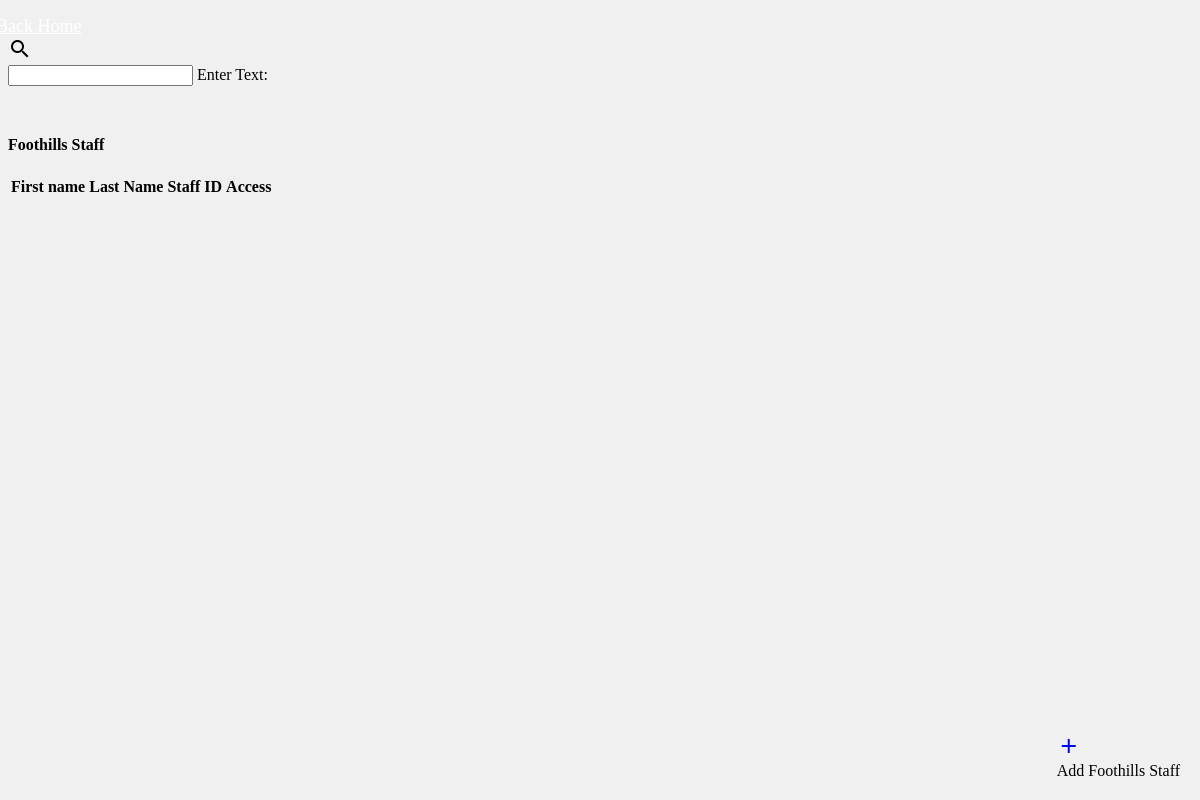
The app's page /viewstaff.php?name=Foothills, older data.
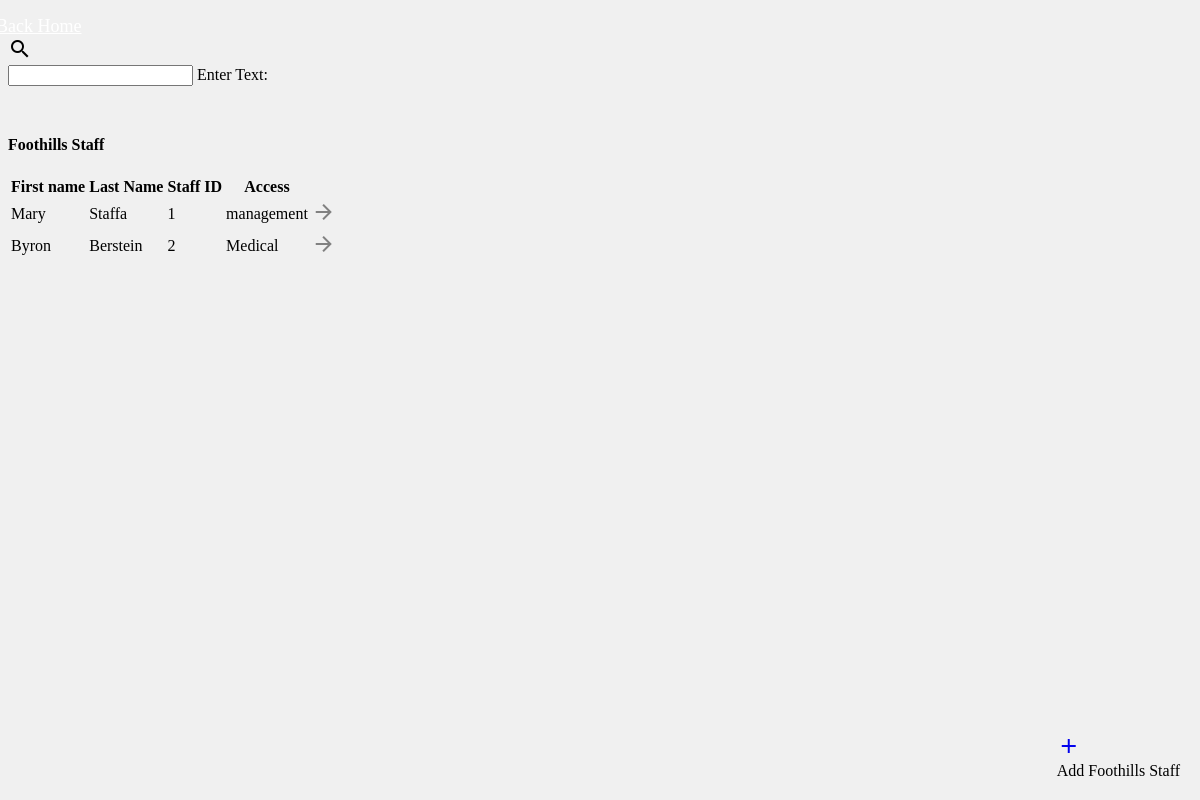
The same page, newer data.
### tables this page shows
CREATE TABLE `staff` (
  `staffid` int(10) unsigned NOT NULL AUTO_INCREMENT,
  `fname` varchar(20) DEFAULT NULL,
  `lname` varchar(20) DEFAULT NULL,
  `access` varchar(10) NOT NULL,
  `salary` int(10) unsigned NOT NULL,
  `hospital_name` varchar(40) NOT NULL,
  PRIMARY KEY (`staffid`,`hospital_name`)
);

### viewstaff.php (the view, shortened to what this page needs)
<?php
  $con=mysqli_connect("127.0.0.1","root","", "hospitaldb");
  $hospital_name = $_GET["name"];
?>
<!DOCTYPE html>
<html>
<head>
  <link rel="stylesheet" href="styles/main.css"/>
  <link rel="stylesheet" href="https://code.getmdl.io/1.1.3/material.teal-pink.min.css" />
</head>
<body>
  <div class="mdl-layout mdl-js-layout mdl-layout--fixed-header">
  <header class="mdl-layout__header mdl-shadow--4dp">
    <div class="mdl-layout__header-row">
      <span class="mdl-layout-title">
        <a class="mdl-button mdl-js-button" style = "font-weight:400; text-transform:none; padding-left:10px; color:white; font-size:18px; vertical-align:center" href ="management.php">
        </a>
      </span>
      <form action="viewstaff.php?name=<?php echo $hospital_name?>&job=search" method = "post">
          <div class="mdl-textfield mdl-js-textfield mdl-textfield--expandable">
            <label class="mdl-button mdl-js-button mdl-button--icon" for="search">
              <i class="material-icons">search</i>
            </label>
            <div class="mdl-textfield__expandable-holder">
              <input value = "<?php echo $search?>" class="mdl-textfield__input" type="text" name="search" id="search" >
              <label class="mdl-textfield__label">Enter Text:</label>
            </div>
          </div>
      </form>
    </div>
  </header>
  <main class="mdl-layout__content">
    <div class="mdl-grid">
    <div class = "centerit">
      <h4><?php echo $hospital_name; ?> Staff</h4>
        <?php
        $result = mysqli_query($con,"SELECT * FROM staff where staff.hospital_name = '$hospital_name'");
        echo "<table class='mdl-data-table mdl-js-data-table mdl-shadow--3dp'>
        <tr>
        <th class='mdl-data-table__cell--non-numeric'>First name</th>
        <th class='mdl-data-table__cell--non-numeric'>Last Name</th>
        <th class='mdl-data-table__cell--non-numeric'>Staff ID</th>
        <th class='mdl-data-table__cell--non-numeric'>Access</th>
        <th class='mdl-data-table__cell--non-numeric'></th>
        </tr>";
        while($row = mysqli_fetch_array($result))
        {
        echo "<tr>";
        echo "<td>" . $row['fname'] . "</td>";
        echo "<td>" . $row['lname'] . "</td>";
        echo "<td>" . $row['staffid'] . "</td>";
        echo "<td>" . $row['access'] . "</td>";
        echo "<td><a style='color:grey' href='selectedstaff.php?staffid=".$row['staffid']."'</a><i class='material-icons'>arrow_forward</i></td>";
        echo "</tr>";
        }
        echo "</table>";
        ?>
      </div>
    </div>
  </main>
  <div class = "cornerButton">
      <a id = "patient" href ="addstaff.php?hospital_name=<?php echo $hospital_name ?>" class="mdl-button mdl-js-button mdl-button--fab mdl-js-ripple-effect mdl-button--colored mdl-shadow--4dp">
        <i class="material-icons">add</i>
      </a>
      <div class="mdl-tooltip mdl-tooltip--large mdl-tooltip--left" for="patient">
        Add <?php echo $hospital_name?> Staff
      </div>
  </div>
</div>
</body>
</html>

Row changes from the older to the newer data that the page shows:
added staff: fname "Mary", lname "Staffa", staffid "1", access "management"
added staff: fname "Byron", lname "Berstein", staffid "2", access "Medical"
